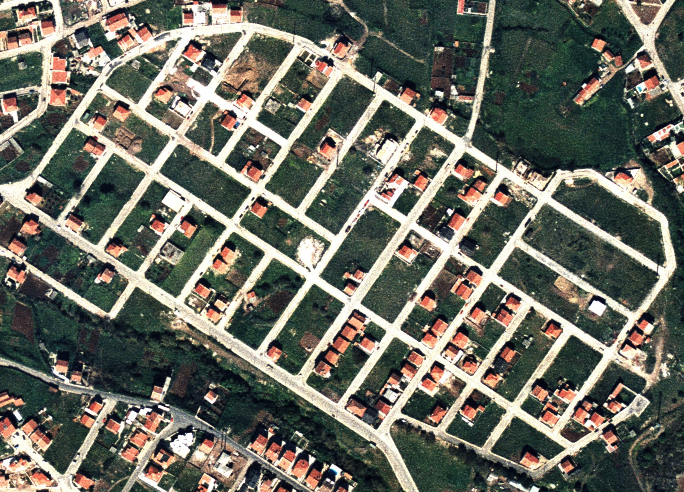
#> input picture PI_proj2/PI_proj2/ik02.tif, 684 x 492 px
$ python untitled1.py   (older library calls are emulated)
#> lines starting #> are read from the running program, lines starting #| are printed output that depends on the picture; after the words box and inside, x2 and y2 are one past the last pixel; in counts of white or black regions, pixels touching at a corner belong together
# -*- coding: utf-8 -*-
"""
Created on Thu Dec 16 21:44:29 2021

@author: silam
"""
from skimage.morphology import disk, rectangle, erosion, dilation, opening, closing, local_minima, local_maxima, watershed, binary_erosion, binary_dilation, binary_opening, binary_closing, reconstruction, skeletonize
from imageio import imread
from scipy import ndimage
import matplotlib.pyplot as plt
import numpy as np
from copy import deepcopy
plt.close('all')

# ex 2

#Importação e divisão da imagem RGB nas 3 bandas
Ik0=imread("ik02.tif")
#> Ik0 is the input picture: shape (492, 684, 3); mean R, G, B 106.6, 107.6, 97.1
img2_r=Ik0[:,:,0]
img2_g=Ik0[:,:,1]
img2_b=Ik0[:,:,2]
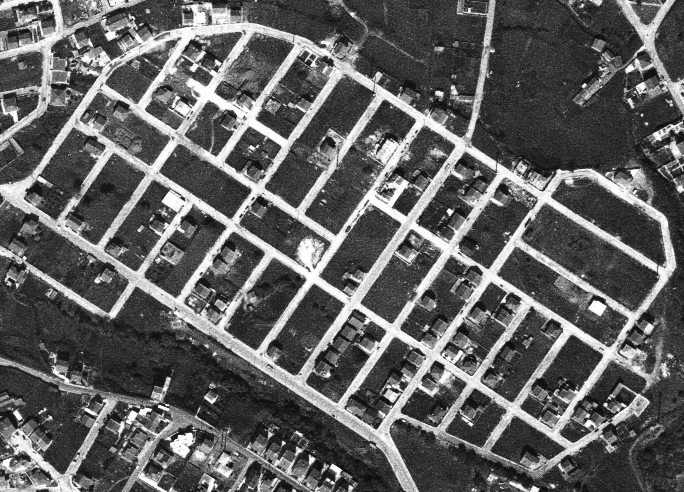
#> img2_b: shape (492, 684); min 9, max 255, mean 97.1

#Média das 3 bandas
Ik2=np.uint(img2_r/3 + img2_g/3 + img2_b/3)

t_ik1=deepcopy(img2_g)
t_ik1[0:340,0:]=0
t_ik1[:,370:]=0
t_ik1[340:380,200:370]=0
t_ik1[380:400,270:370]=0
t_ik1[400:430,270:370]=0
t_ik1[430:450,300:370]=0


t_ik2=deepcopy(Ik2)
t_ik2[159:,0:-1]=0
t_ik2[:,161:]=0
#> t_ik2: shape (492, 684) uint64; 248 distinct labels, from 0 to 255
t_ik2[50:,60:]=0
t_ik2[125:,35:]=0
t_ik2[30:,105:]=0
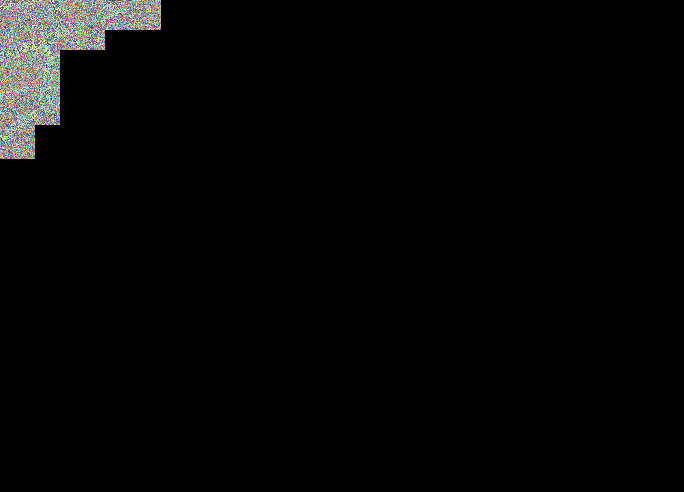
#> t_ik2: shape (492, 684) uint64; 247 distinct labels, from 0 to 254; one colour per label, 0 black


t_ik3=deepcopy(Ik2)
t_ik3[:,0:459]=0
t_ik3[140:,:]=0
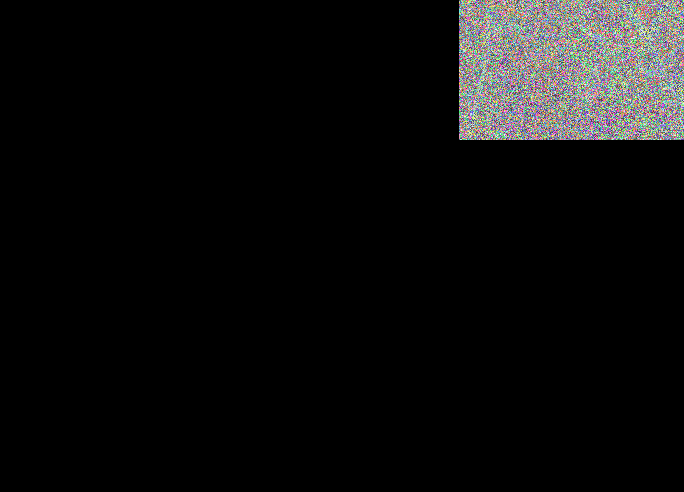
#> t_ik3: shape (492, 684) uint64; 252 distinct labels, from 0 to 254; one colour per label, 0 black


t_ik4=deepcopy(Ik2)
t_ik4[450:,0:350]=0
t_ik4[350:,0:180]=0
t_ik4[400:450,180:250]=0
t_ik4[0:140,0:50]=0
t_ik4[0:40,50:150]=0
t_ik4[0:80,430:]=0
t_ik4[0:130,460:]=0
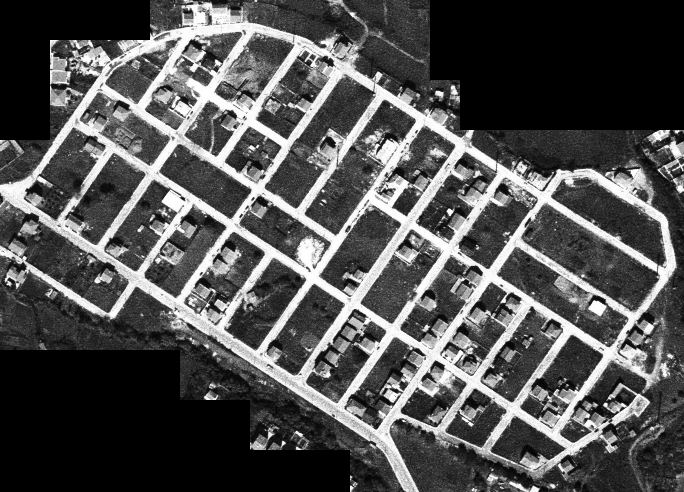
#> t_ik4: shape (492, 684) uint64; min 0, max 255, mean 81.8


# Ik=ndimage.filters.gaussian_filter(Ik2, 1)

# plt.imshow(Ik,'gray')

#Função da reconstrucao geodesica binaria
def reconstrucao_bin (mask,marker):
    se= rectangle(3,3)
    ant=np.zeros(mask.shape)
    R=np.copy(marker)
    while np.array_equal(R,ant) == False:
        ant = R
        R=np.logical_and(binary_dilation(R,se),mask)
    return R

# g,r = np.histogram(Ik, bins=256, range=(0,256))


#Threshold dos valores da imagem da média das bandas para isolar as estradas
t2 = 230
t1 = 120
X = t_ik1 <= t1
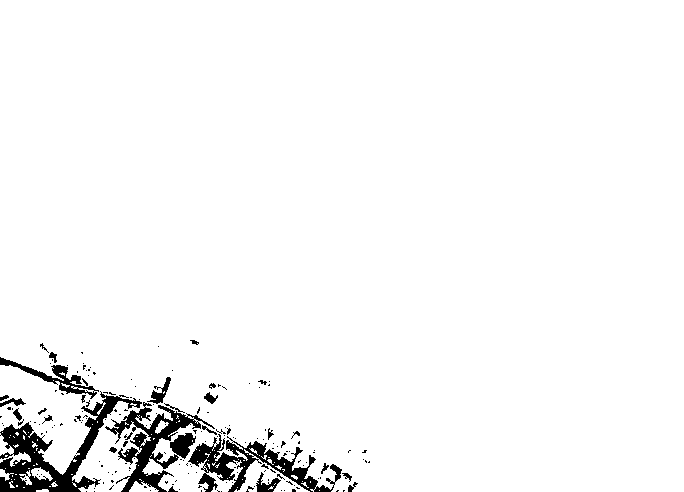
#> X: shape (492, 684) bool; 96.3% white; 185 black regions (157 under 20 px), largest, box (x1, y1, x2, y2) and area: (0, 391, 142, 492) 3930, (105, 402, 215, 492) 3083, (188, 434, 342, 492) 2887
Y = t_ik1 >= t2
#> Y: shape (492, 684) bool; 1.1% white; 219 white regions (189 under 20 px), largest, box (x1, y1, x2, y2) and area: (1, 429, 80, 492) 973, (170, 433, 195, 458) 308, (213, 453, 233, 478) 149

#Aplicação da reconstrução à imagem binária anterior para obter a imagem binária desejada
M = np.logical_not(np.logical_or(X,Y))
#> M: shape (492, 684) bool; 2.7% white; 382 white regions (346 under 20 px), largest, box (x1, y1, x2, y2) and area: (116, 408, 215, 492) 1460, (222, 436, 341, 492) 1382, (0, 450, 101, 492) 1073
Z = reconstrucao_bin(M, np.logical_and(binary_dilation(Y, rectangle(3, 3)), M))
#> in reconstrucao_bin, `R=np.copy(marker)`: R: shape (492, 684) bool; 1% white in thin lines or dots, all inside (x1, y1, x2, y2) = (0, 340, 354, 492)
#> the loop in reconstrucao_bin, `while np.array_equal(R,ant) == False:` made 20 passes
#> after the loop in reconstrucao_bin, `while np.array_equal(R,ant) == False:`:
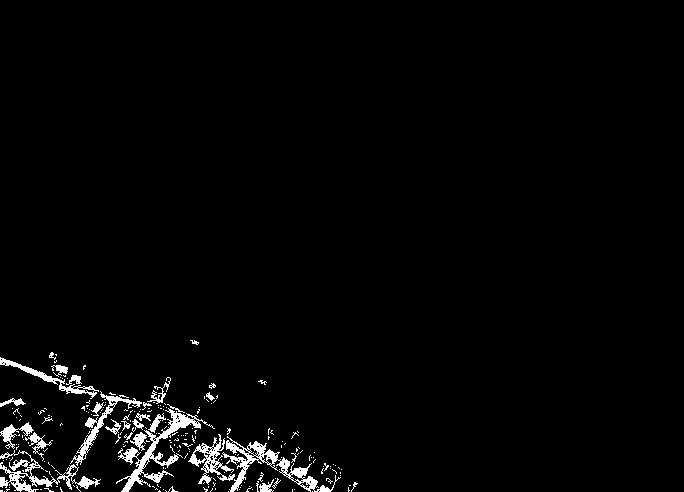
#> R: shape (492, 684) bool; 2.5% white; 233 white regions (203 under 20 px), largest, box (x1, y1, x2, y2) and area: (116, 408, 215, 492) 1460, (222, 436, 341, 492) 1382, (0, 450, 101, 492) 1073
TH3 = np.logical_or(Y, Z) #Imagem binária desejada

#Filtragem da imagem binária resultante do passo anterior
dil = binary_dilation(TH3, rectangle(3, 3)) #Dilatação
#> dil: shape (492, 684) bool; 5.4% white; 16 white regions, largest, box (x1, y1, x2, y2) and area: (0, 351, 343, 492) 16547, (245, 471, 282, 492) 383, (0, 397, 27, 422) 303
fecho = binary_erosion(dil,rectangle(3, 3)) #Erosão da dilatação que resulta no fecho da img
#> fecho: shape (492, 684) bool; 4.1% white; 20 white regions (5 under 20 px), largest, box (x1, y1, x2, y2) and area: (0, 352, 215, 492) 9353, (188, 428, 342, 492) 3500, (256, 472, 281, 492) 243

# [40 lines of commented-out code are left out]
estradas_final = np.copy(Ik0) #Cópia da imagem original para obter as cores no output
for i in range(Ik0.shape[2]):
    estradas_final[:,:,i] = estradas_final[:,:,i] * fecho
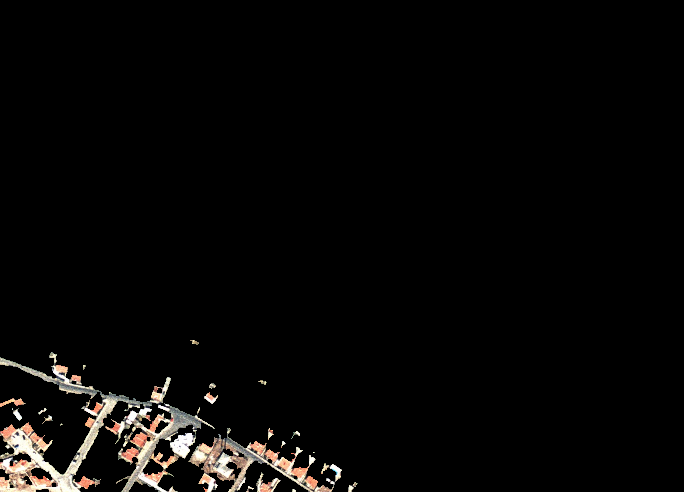
#> estradas_final: shape (492, 684, 3); mean R, G, B 8.2, 7.4, 6.5

# # #Output final
# # plt.figure(figsize=(15,10))
# # plt.subplot(121);plt.imshow(img2,'gray')
# # plt.title('Imagem original'); plt.axis('off')
# # plt.subplot(122);plt.imshow(estradas_final,'gray')
# # plt.title('Estradas'); plt.axis('off')


plt.subplot(231); plt.imshow(t_ik1, 'gray'); plt.title('Original Cinzento'); plt.axis('off')
plt.subplot(232); plt.imshow(dil,'gray'); plt.title('Limiarizacao'); plt.axis('off')
plt.subplot(233); plt.imshow(fecho, 'gray'); plt.title('Limiarizacao'); plt.axis('off')
# plt.subplot(234); plt.imshow(Iint_bin, 'gray'); plt.title('Limiarizacao'); plt.axis('off')
# plt.subplot(235); plt.imshow(a, 'gray'); plt.title('Limiarizacao'); plt.axis('off')
plt.subplot(236); plt.imshow(estradas_final, 'gray'); plt.title('Limiarizacao'); plt.axis('off')
